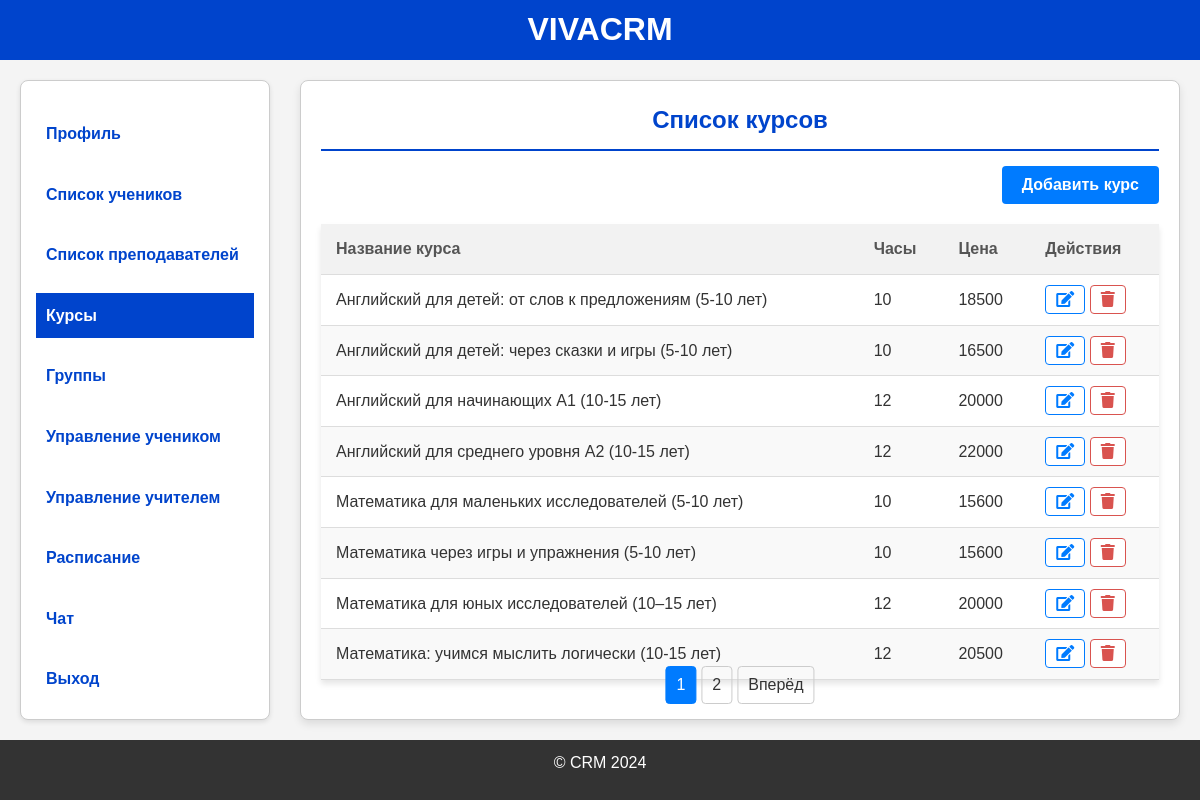
The page /courses (signed in) on the database as committed earlier.
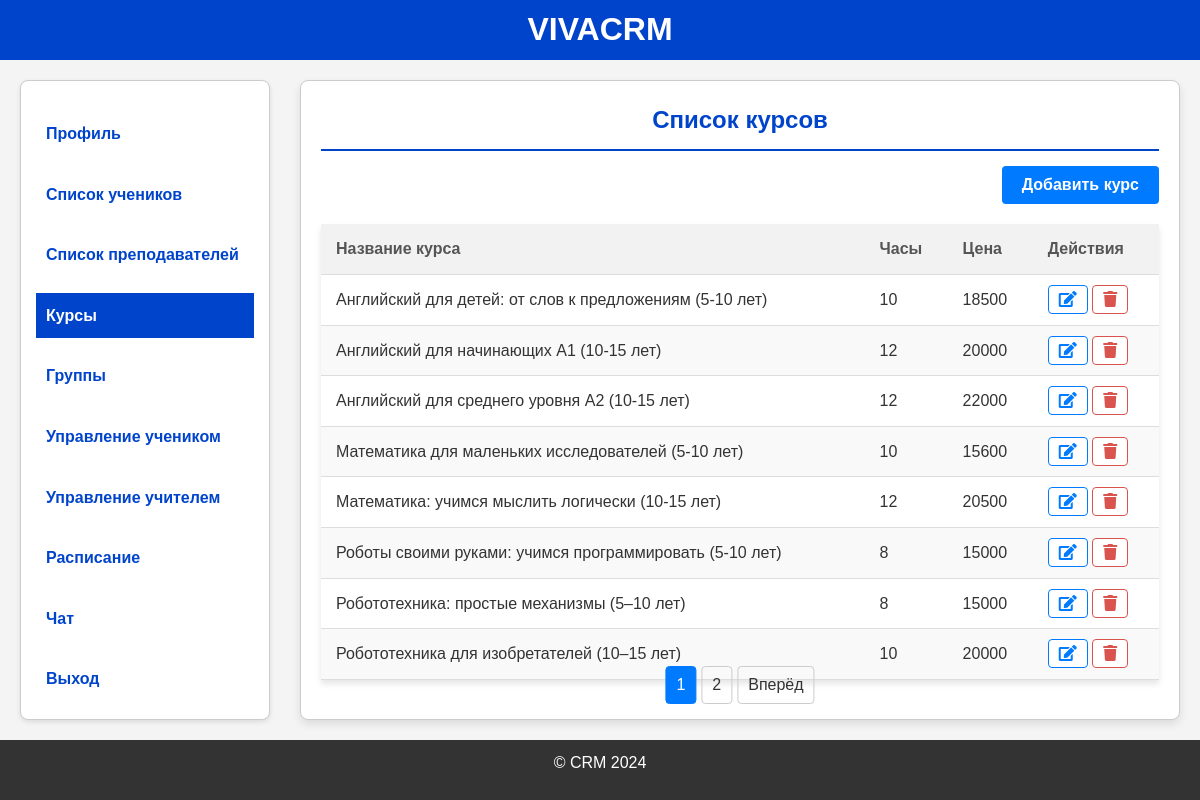
The same page on the database as committed later.
### models.py (models this page shows)
class Course(db.Model):
    id = db.Column(db.Integer, primary_key=True)
    course_name = db.Column(db.String(100), nullable=False)
    academic_hours = db.Column(db.Integer, nullable=False)
    price = db.Column(db.Integer, nullable=False)
    students = db.relationship('ManageStudent', back_populates='course')

### app.py (the view)
@app.route('/courses', methods=['GET'])
@login_required
@role_required('Администратор')
def list_courses():
    administrator = Administrator.query.filter_by(admin_id=current_user.id).first()
    courses = Course.query.all()
    page = request.args.get('page', 1, type=int)
    per_page = 8  # Количество учеников на одной странице
    pagination = Course.query.paginate(page=page, per_page=per_page)
    courses = pagination.items  # Ученики текущей страницы
    return render_template('courses.html', courses=courses, administrator=administrator, pagination=pagination)

### app.py (called while the page is built)
@login_manager.user_loader
def load_user(user_id):
    return Users.query.get(int(user_id))

def role_required(role):
    def decorator(f):
        @wraps(f)
        def wrapped(*args, **kwargs):
            if not current_user.is_authenticated or current_user.role != role:
                flash('Недостаточно прав доступа')
                return redirect(url_for('login'))
            return f(*args, **kwargs)
        return wrapped
    return decorator

### templates/courses.html (shortened to what this page needs)
{% extends "base_administrator.html" %}
{% block content %}
<div class="course-form">
    <h2>Список курсов</h2>
    <div class="course-btn-container">
        <button id="openModal" class="add-course-link">Добавить курс</button>
    </div>
    <table class="course-list-table">
        <thead>
            <tr>
                <th>Название курса</th>
                <th>Часы</th>
                <th>Цена</th>
                <th>Действия</th>
            </tr>
        </thead>
        <tbody>
            {% for course in courses %}
            <tr>
                <td>{{ course.course_name }}</td>
                <td>{{ course.academic_hours }}</td>
                <td>{{ course.price }}</td>
                <td>
                    <a href="{{ url_for('edit_course', id=course.id) }}" class="btn-edit"><i class="fa fa-edit"></i></a>
                    <a href="{{ url_for('delete_course', id=course.id) }}" class="btn-danger"><i class="fa fa-trash"></i></a>
                </td>
            </tr>
            {% endfor %}
        </tbody>
    </table>
    <div class="pagination">
        {% for page_num in pagination.iter_pages(left_edge=2, right_edge=2, left_current=2, right_current=2) %}
            {% if page_num %}
                {% if page_num == pagination.page %}
                    <span class="current">{{ page_num }}</span>
                {% else %}
                    <a href="{{ url_for('list_courses', page=page_num) }}">{{ page_num }}</a>
                {% endif %}
            {% else %}
                <span class="ellipsis">…</span>
            {% endif %}
        {% endfor %}
        {% if pagination.has_next %}
            <a href="{{ url_for('list_courses', page=pagination.next_num) }}">Вперёд</a>
        {% endif %}
    </div>
</div>
{% endblock %}

### templates/base_administrator.html (shortened to what this page needs)
<!DOCTYPE html>
<html lang="en">
<head>
    <link rel="stylesheet" href="https://cdnjs.cloudflare.com/ajax/libs/font-awesome/5.15.4/css/all.min.css">
    <link rel="stylesheet" href="{{ url_for('static', filename='styles/base_administrator.css') }}">
    <link rel="stylesheet" href="{{ url_for('static', filename='styles/administrator_dasboard.css') }}">
    <link rel="stylesheet" href="{{ url_for('static', filename='styles/register_student.css') }}">
    <link rel="stylesheet" href="{{ url_for('static', filename='styles/register_teacher.css') }}">
    <link rel="stylesheet" href="{{ url_for('static', filename='styles/course.css') }}">
    <link rel="stylesheet" href="{{ url_for('static', filename='styles/group.css') }}">
    <link rel="stylesheet" href="{{ url_for('static', filename='styles/student_list.css') }}">
    <link rel="stylesheet" href="{{ url_for('static', filename='styles/teachers_list.css') }}">
    <link rel="stylesheet" href="{{ url_for('static', filename='styles/management.css') }}">
    <link rel="stylesheet" href="{{ url_for('static', filename='styles/edit_management.css') }}">
    <link rel="stylesheet" href="{{ url_for('static', filename='styles/update_admin.css') }}">
    <link rel="stylesheet" href="https://cdn.jsdelivr.net/npm/flatpickr/dist/flatpickr.min.css">
</head>
<body>
    <header>
        <h1 class="header-title">VIVACRM</h1>
    </header>
    <div class="container">
        <aside>
            <ul>
              <li><a href="{{ url_for('administrator_dashboard', id=administrator.id) }}" class="nav-link {% if request.endpoint == 'administrator_dashboard' %}active{% endif %}">Профиль</a></li>
              <li><a href="{{ url_for('students_list') }}" class="nav-link {% if request.endpoint == 'students_list' %}active{% endif %}">Список учеников</a></li>
              <li><a href="{{ url_for('teachers_list') }}" class="nav-link {% if request.endpoint == 'teachers_list' %}active{% endif %}">Список преподавателей</a></li>
              <li><a href="{{ url_for('list_courses') }}" class="nav-link {% if request.endpoint == 'list_courses' %}active{% endif %}">Курсы</a></li>
              <li><a href="{{ url_for('list_groups') }}" class="nav-link {% if request.endpoint == 'list_groups' %}active{% endif %}">Группы</a></li>
              <li><a href="{{ url_for('management') }}" class="nav-link {% if request.endpoint == 'management' %}active{% endif %}">Управление учеником</a></li>
              <li><a href="{{ url_for('salary_management') }}" class="nav-link {% if request.endpoint == 'salary_management' %}active{% endif %}">Управление учителем</a></li>
              <li><a href="{{ url_for('schedule_management') }}" class="nav-link {% if request.endpoint == 'schedule_management' %}active{% endif %}">Расписание</a></li>
              <li><a href="{{ url_for('chat') }}" class="nav-link {% if request.endpoint == 'chat' %}active{% endif %}">Чат</a></li>
              <li><a href="{{ url_for('logout') }}" class="nav-link {% if request.endpoint == 'logout' %}active{% endif %}">Выход</a></li>
            </ul>
          </aside>
        <main>
            {% block content %}
            {% endblock %}
        </main>
    </div>
    <footer>
        <p>&copy; CRM 2024</p>
    </footer>
</body>
</html>

### static/styles/base_administrator.css (style rules this page uses)
* { margin: 0; padding: 0; box-sizing: border-box; }
html, body { height: 100%; display: flex; flex-direction: column; }
body { font-family: Arial, sans-serif; line-height: 1.6; background-color: #f4f4f4; color: #333; }
header { display: flex; justify-content: center; align-items: center; background-color: #0044cc; padding: 20px; text-align: center; color: white; height: 60px; }
.header-title { font-size: 2.0em; font-weight: bold; text-align: center; }
footer { text-align: center; padding: 10px; background-color: #333; color: white; margin-top: auto; height: 60px; }
.container { display: flex; justify-content: space-between; padding: 20px; }
aside { width: 250px; background-color: #ffffff; border: 1px solid #ccc; border-radius: 8px; box-shadow: 0 4px 8px rgba(0, 0, 0, 0.1); padding: 15px; height: calc(100vh - 160px); }
aside { width: 250px; background-color: #ffffff; border-radius: 8px; box-shadow: 0 2px 5px rgba(0, 0, 0, 0.1); padding: 15px; }
aside ul { list-style-type: none; }
aside li { margin: 15px 0; }
aside a { text-decoration: none; color: #0044cc; font-weight: bold; padding: 10px; display: block; transition: all 0.3s ease; }
aside a.active { background-color: #0044cc; color: white; }
main { flex: 1; padding-left: 30px; }
.btn-edit, .btn-danger { padding: 5px 10px; text-decoration: none; border-radius: 4px; transition: all 0.3s ease; font-weight: bold; }
.btn-edit { color: #007bff; border: 1px solid #007bff; background-color: white; }
.btn-danger { color: #d9534f; border: 1px solid #d9534f; background-color: white; }

### static/styles/course.css (style rules this page uses)
.course-form { position: relative; padding-bottom: 50px; width: 100%; margin: 0px auto; background: #ffffff; border: 1px solid #ccc; border-radius: 8px; box-shadow: 0 4px 8px rgba(0, 0, 0, 0.1); padding: 20px; min-height: calc(100vh - 160px); }
.course-form h2 { color: #0044cc; text-align: center; border-bottom: 2px solid #0044cc; padding-bottom: 10px; font-weight: bold; }
.add-course-link { display: block; text-align: right; text-decoration: none; color: #007bff; font-weight: bold; }
table { width: 100%; border-collapse: collapse; margin-top: 20px; background-color: #fff; box-shadow: 0px 4px 6px rgba(0, 0, 0, 0.1); }
th, td { padding: 12px 15px; text-align: left; border-bottom: 1px solid #ddd; }
th { background-color: #f2f2f2; color: #555; }
tr:nth-child(even) { background-color: #f9f9f9; }
.course-btn-container { display: flex; justify-content: flex-end; margin-top: 15px; }
.pagination { position: absolute; bottom: 15px; left: 50%; transform: translateX(-50%); display: flex; justify-content: center; gap: 5px; }
.pagination a, .pagination span { padding: 5px 10px; border: 1px solid #ccc; text-decoration: none; color: #333; border-radius: 4px; }
.pagination .current { background-color: #007bff; color: white; border-color: #007bff; }

### static/styles/group.css (style rules this page uses)
table { width: 100%; border-collapse: collapse; margin-top: 20px; background-color: #fff; box-shadow: 0px 4px 6px rgba(0, 0, 0, 0.1); }
th, td { padding: 12px 15px; text-align: left; border-bottom: 1px solid #ddd; }
th { background-color: #f2f2f2; color: #555; }
tr:nth-child(even) { background-color: #f9f9f9; }
.pagination { position: absolute; bottom: 15px; left: 50%; transform: translateX(-50%); display: flex; justify-content: center; gap: 5px; }
.pagination a, .pagination span { padding: 5px 10px; border: 1px solid #ccc; text-decoration: none; color: #333; border-radius: 4px; }
.pagination .current { background-color: #007bff; color: white; border-color: #007bff; }

### static/styles/student_list.css (style rules this page uses)
table { width: 100%; border-collapse: collapse; margin-top: 20px; background-color: #fff; box-shadow: 0px 4px 6px rgba(0, 0, 0, 0.1); }
th, td { padding: 12px 15px; text-align: left; border-bottom: 1px solid #ddd; }
th { background-color: #f2f2f2; color: #555; }
tr:nth-child(even) { background-color: #f9f9f9; }
.pagination { position: absolute; bottom: 15px; left: 50%; transform: translateX(-50%); display: flex; justify-content: center; gap: 5px; }
.pagination a, .pagination span { padding: 5px 10px; border: 1px solid #ccc; text-decoration: none; color: #333; border-radius: 4px; }
.pagination .current { background-color: #007bff; color: white; border-color: #007bff; }

### templates/courses.html (style rules this page uses)
.add-course-link { padding: 10px 20px; background-color: #007bff; color: white; border-radius: 4px; text-decoration: none; font-size: 16px; transition: background-color 0.3s ease; border: none; cursor: pointer; }

Rows that differ between the two databases and show on the page:
removed Course: course_name "Английский для детей: через сказки и игры (5-10 лет)", academic_hours "10", price "16500"
removed Course: course_name "Математика через игры и упражнения (5-10 лет)", academic_hours "10", price "15600"
removed Course: course_name "Математика для юных исследователей (10–15 лет)", academic_hours "12", price "20000"
now on this page (row unchanged): Course: course_name "Роботы своими руками: учимся программировать (5-10 лет)", academic_hours "8", price "15000"
now on this page (row unchanged): Course: course_name "Робототехника: простые механизмы (5–10 лет)", academic_hours "8", price "15000"
now on this page (row unchanged): Course: course_name "Робототехника для изобретателей (10–15 лет)", academic_hours "10", price "20000"
